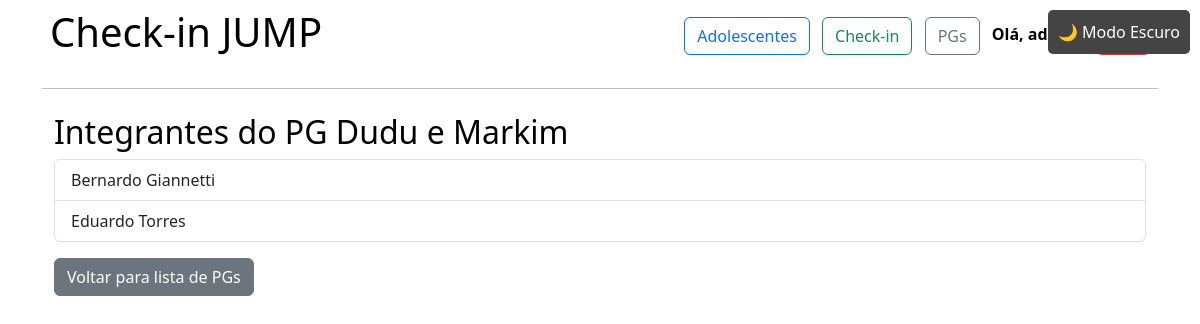
Page /pgs/2/ (signed in) on the earlier database version.
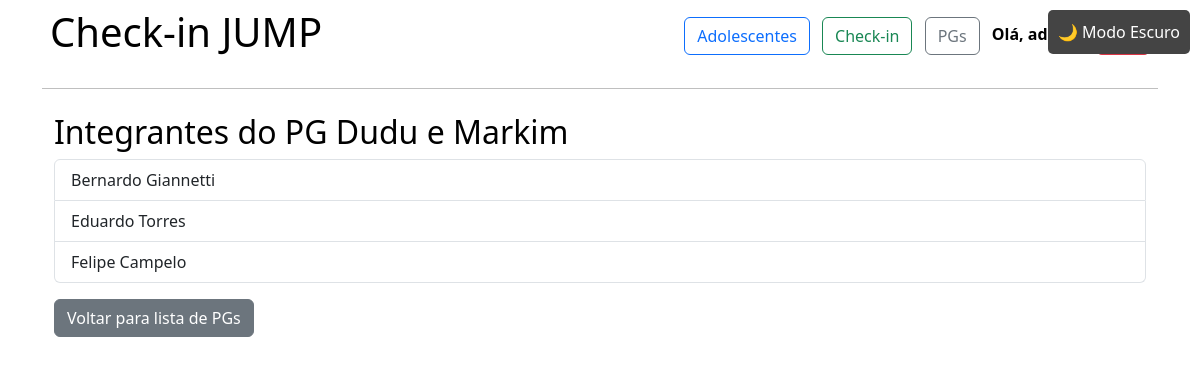
Same page on the later database version.
### adolescentes/models.py (models this page shows, shortened)
class Adolescente(models.Model):
    nome = models.CharField(max_length=100)
    sobrenome = models.CharField(max_length=100)
    foto = models.ImageField(upload_to='fotos/', blank=True, null=True)
    data_nascimento = models.DateField()
    GENERO_CHOICES = [
        ("M", "Masculino"),
        ("F", "Feminino"),
    ]
    genero = models.CharField(max_length=1, choices=GENERO_CHOICES, blank=True, null=False)
    pg = models.ForeignKey(PequenoGrupo, on_delete=models.SET_NULL, blank=True, null=True, related_name='adolescentes')
    data_inicio = models.DateField(blank=True, null=True)

### adolescentes/views.py (the view)
# urls.py: path('pgs/<int:pg_id>/', views.detalhes_pg, name='detalhes_pg'),
@login_required
def detalhes_pg(request, pg_id):
    pg = get_object_or_404(PequenoGrupo, id=pg_id)
    adolescentes = Adolescente.objects.filter(pg=pg)
    return render(request, 'pgs/pg.html', {'pg': pg, 'adolescentes': adolescentes})

### adolescentes/templates/pgs/pg.html
{% extends 'adolescentes/base.html' %}
{% block content %}
<div class="container mt-4">
    <h2>Integrantes do PG {{ pg.nome }}</h2>
    {% if adolescentes %}
        <ul class="list-group">
            {% for adolescente in adolescentes %}
            <li class="list-group-item">
                {{ adolescente.nome }} {{ adolescente.sobrenome }}
            </li>
            {% endfor %}
        </ul>
    {% else %}
        <p>Este PG ainda não possui integrantes.</p>
    {% endif %}
    <a href="{% url 'lista_pgs' %}" class="btn btn-secondary mt-3">Voltar para lista de PGs</a>
</div>
{% endblock %}

Differences in the rows shown:
added Adolescente: nome "Felipe", sobrenome "Campelo"
